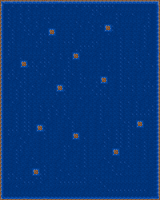

Tiled map render using the project's own tile images. Description and the whole map definition, tile-layer contents included, below:
An orthogonal 40x50 tile map with 4x4 px tiles, 1 tile layer (Capa de Patrones 1).

<map version="1.0" orientation="orthogonal" renderorder="right-down" width="40" height="50" tilewidth="4" tileheight="4" nextobjectid="1">
 <tileset firstgid="1" name="tileset4x4" tilewidth="4" tileheight="4" tilecount="24" columns="6">
  <image source="tileset4x4.png" width="24" height="16" />
 </tileset>
 <layer name="Capa de Patrones 1" width="40" height="50">
  <data encoding="csv">
1,2,3,2,2,2,2,2,2,2,2,3,2,2,3,3,2,2,2,2,2,2,2,2,2,2,2,2,2,2,2,2,2,2,2,2,2,2,2,4,
7,8,8,9,8,9,8,9,8,9,8,8,8,9,8,8,9,8,8,9,8,9,9,8,9,9,9,9,9,8,8,8,8,8,8,8,8,8,8,10,
13,8,9,8,14,15,8,9,8,8,14,14,8,8,14,8,8,14,8,8,14,15,15,9,9,15,15,15,15,14,14,14,14,14,14,14,14,14,8,16,
13,8,9,8,8,9,14,15,14,14,8,14,14,14,14,14,14,14,14,8,8,14,8,9,15,9,8,8,8,9,9,15,15,9,8,8,8,9,8,10,
13,8,9,14,8,9,8,9,14,15,8,9,9,14,15,15,14,15,15,14,8,8,14,8,8,8,14,14,8,9,8,8,8,8,14,14,8,9,8,10,
13,8,9,14,8,9,14,15,8,9,8,8,9,8,8,14,15,14,15,9,14,8,9,14,14,14,14,15,8,9,14,14,14,14,14,15,8,9,8,10,
13,8,9,14,8,8,9,14,8,9,14,8,8,14,14,8,14,14,15,15,9,8,8,9,8,9,5,6,9,15,14,15,15,8,14,8,9,9,8,10,
13,8,8,9,14,8,9,9,14,15,8,8,5,6,15,14,14,15,14,15,15,14,8,9,8,8,11,12,9,14,15,14,15,14,14,8,9,15,8,10,
13,8,8,9,8,8,8,9,9,8,9,9,11,12,15,15,14,15,9,8,14,14,14,8,14,8,8,9,15,14,15,14,15,14,15,8,9,8,8,10,
13,8,8,9,8,14,8,8,8,8,9,15,14,14,15,15,14,15,9,8,14,14,15,14,8,14,8,8,8,8,9,14,15,14,15,8,9,8,8,10,
13,8,9,9,8,8,14,8,8,9,9,15,9,14,15,15,9,9,9,8,14,14,8,9,9,14,8,14,14,8,9,14,15,9,15,8,9,15,8,10,
13,8,9,15,14,14,14,14,8,9,15,15,15,14,15,15,15,15,8,8,9,9,9,9,15,14,8,8,14,8,9,14,15,15,15,8,9,8,8,10,
13,8,9,15,14,15,8,8,8,8,8,9,15,14,15,15,14,15,8,9,9,15,15,15,8,14,14,8,14,8,9,15,14,15,9,14,15,8,8,10,
13,8,9,15,14,15,14,14,14,14,14,15,15,9,8,9,14,15,5,6,15,14,14,15,8,9,14,14,14,8,9,14,14,15,15,15,15,9,8,16,
13,14,15,15,8,9,15,15,14,15,15,9,14,15,8,9,8,9,11,12,8,8,8,8,8,9,14,15,14,8,9,9,14,15,9,14,15,15,8,10,
13,14,15,8,8,5,6,8,9,8,9,9,9,15,8,8,8,9,15,14,14,14,14,14,8,8,8,8,14,8,9,15,9,15,9,9,14,15,8,10,
13,8,8,14,8,11,12,9,9,9,8,9,15,14,14,8,8,9,15,14,15,8,14,14,14,8,8,9,8,8,9,15,15,14,15,9,14,15,9,10,
13,14,8,9,8,8,9,15,15,9,8,8,8,9,8,8,9,9,15,14,15,8,14,15,14,14,8,9,14,8,9,14,15,15,14,15,14,15,15,16,
13,8,9,9,14,8,9,14,15,15,9,9,8,9,14,8,9,15,9,8,9,8,8,8,14,15,8,8,8,8,9,15,14,15,8,8,14,14,15,10,
13,8,9,15,9,8,9,14,14,15,15,15,8,8,8,8,9,15,8,8,9,9,14,14,14,5,6,14,14,8,9,15,9,15,14,14,15,14,15,10,
13,8,8,8,8,9,9,14,15,14,15,8,9,14,14,8,9,9,8,8,9,15,15,8,9,11,12,14,15,8,9,15,15,15,14,15,8,9,8,10,
13,8,14,14,8,9,15,8,9,14,8,8,8,14,5,6,9,9,8,8,8,9,14,8,9,8,9,14,15,8,9,9,15,9,14,15,9,9,9,10,
13,8,14,8,9,8,9,14,8,14,8,14,14,14,11,12,9,8,14,14,8,8,8,9,8,9,15,14,15,8,9,15,15,9,14,15,9,15,15,10,
13,8,14,8,9,8,9,9,9,8,14,14,14,15,9,8,9,14,14,14,14,14,14,15,9,9,9,14,15,14,15,15,15,15,14,15,15,14,15,10,
13,14,14,8,9,8,9,15,8,14,14,15,14,15,15,14,14,15,14,8,9,8,8,14,15,15,15,9,14,15,15,14,15,8,14,15,8,8,14,10,
13,8,8,9,15,8,9,14,14,14,15,14,15,14,8,14,15,14,15,8,8,14,8,14,8,14,15,15,14,15,9,15,9,8,9,8,14,8,14,10,
13,14,14,8,8,8,9,9,14,15,9,14,15,9,8,8,9,14,15,14,14,8,14,14,8,9,14,15,14,15,9,15,15,8,9,8,14,8,9,10,
13,14,15,14,8,8,9,15,14,15,9,8,9,8,9,8,9,15,8,14,15,14,15,14,8,9,14,14,14,15,9,14,15,8,9,14,8,9,9,10,
13,14,15,8,9,8,9,15,14,15,8,8,9,8,9,8,9,15,14,14,15,14,8,14,8,9,15,14,14,15,9,14,15,9,9,9,9,9,15,10,
13,14,15,8,9,8,9,15,14,15,14,8,9,8,8,14,8,9,14,15,8,14,14,15,8,9,8,8,14,15,9,14,15,15,15,15,15,15,14,10,
13,14,15,8,9,8,9,9,14,8,8,9,15,8,14,14,8,8,9,15,14,15,14,15,8,9,14,14,14,15,15,9,9,15,5,6,15,14,14,10,
13,14,15,8,9,8,9,9,14,5,6,9,8,8,14,15,14,8,9,15,14,15,14,15,8,8,14,15,14,15,14,8,9,9,11,12,14,14,14,10,
13,8,9,9,9,8,9,9,8,11,12,9,14,8,14,15,8,8,9,8,14,15,14,15,8,14,15,9,8,9,14,8,9,15,15,14,14,14,14,10,
13,8,9,15,15,8,8,9,14,15,8,9,14,14,15,15,8,8,5,6,15,8,14,15,14,15,9,15,8,9,9,8,9,9,15,14,15,14,15,10,
13,8,8,8,8,9,8,8,14,15,8,9,14,14,15,15,8,8,11,12,15,9,14,15,14,15,15,9,8,9,9,8,9,15,15,14,15,14,15,10,
13,8,14,14,8,8,9,14,15,15,8,8,14,14,15,14,8,8,8,14,15,15,14,15,14,15,9,15,8,9,9,8,9,15,15,8,9,15,14,10,
13,8,14,15,8,9,8,14,15,15,8,14,8,14,15,8,9,9,14,8,8,9,14,8,8,8,9,15,14,8,9,8,9,15,9,8,9,15,14,10,
13,14,14,8,9,9,14,15,14,15,8,14,8,8,8,8,9,15,14,14,8,9,14,14,8,14,15,15,5,6,8,14,15,15,15,8,9,8,14,10,
13,14,15,8,9,15,14,15,14,15,8,14,8,14,14,8,9,8,8,14,8,9,14,14,14,14,15,14,11,12,14,8,14,15,15,8,9,14,14,10,
13,14,15,8,9,8,14,8,9,15,8,8,14,14,15,8,9,8,14,15,8,9,14,14,14,15,9,14,8,14,14,14,14,15,15,8,9,14,15,10,
13,14,15,8,9,14,15,8,8,9,14,14,15,15,8,14,8,14,14,15,8,9,14,14,15,8,8,9,14,8,9,9,14,15,15,14,15,14,15,10,
13,14,15,8,8,14,15,14,8,8,8,9,14,15,14,8,8,14,15,9,8,9,14,14,15,14,8,8,9,8,8,8,9,14,15,14,14,14,15,10,
13,14,15,8,14,15,8,14,5,6,8,9,14,15,8,9,14,14,15,15,8,8,8,8,14,14,14,8,9,14,14,8,8,14,15,14,14,15,14,10,
13,8,9,9,14,15,14,14,11,12,9,9,14,15,8,8,8,9,14,15,14,14,14,14,14,14,8,8,8,9,9,14,14,14,15,14,15,8,14,10,
13,8,9,15,9,9,14,15,8,9,9,15,14,15,9,14,8,8,14,14,8,9,15,15,9,14,14,14,8,8,8,8,8,8,8,14,15,8,14,10,
13,14,15,15,15,15,9,9,9,8,9,8,14,15,15,9,9,9,9,9,9,9,14,15,15,9,14,14,14,14,14,14,14,14,14,14,14,8,14,10,
13,8,8,8,9,15,15,15,15,8,8,14,14,15,15,15,15,15,15,15,15,15,8,14,15,15,9,8,8,8,8,8,8,8,14,8,8,8,14,10,
13,8,8,8,8,8,8,8,8,14,14,14,15,8,8,8,8,8,8,8,14,8,8,8,14,15,15,9,9,9,9,9,9,9,9,9,9,8,14,10,
13,14,14,14,14,14,14,14,14,14,14,14,14,14,14,14,14,14,14,14,15,14,14,14,15,14,15,15,15,15,15,15,15,15,15,15,15,14,14,10,
19,20,20,20,20,20,21,20,20,20,20,21,20,20,20,20,20,20,20,20,20,20,20,20,20,20,20,20,20,20,20,20,20,20,20,20,20,20,21,22
</data>
 </layer>
</map>